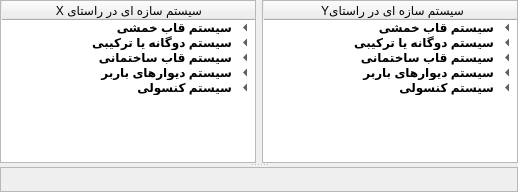
      <widget class="QSplitter" name="v2splitter">
       <property name="orientation">
        <enum>Qt::Vertical</enum>
       </property>
       <widget class="QWidget" name="layoutWidget">
        <layout class="QHBoxLayout" name="horizontalLayout_3">
         <item>
          <widget class="QTreeWidget" name="x_treeWidget">
           <property name="cursor" stdset="0">
            <cursorShape>ArrowCursor</cursorShape>
           </property>
           <property name="layoutDirection">
            <enum>Qt::RightToLeft</enum>
           </property>
           <property name="styleSheet">
            <string notr="true"/>
           </property>
           <property name="alternatingRowColors">
            <bool>false</bool>
           </property>
           <property name="iconSize">
            <size>
             <width>50</width>
             <height>50</height>
            </size>
           </property>
           <column>
            <property name="text">
             <string>X سیستم سازه ای در راستای</string>
            </property>
            <property name="font">
             <font>
              <weight>50</weight>
              <italic>false</italic>
              <bold>false</bold>
              <strikeout>false</strikeout>
             </font>
            </property>
            <property name="textAlignment">
             <set>AlignCenter</set>
            </property>
           </column>
           <item>
            <property name="text">
             <string>سیستم قاب خمشی</string>
            </property>
            <property name="font">
             <font>
              <weight>75</weight>
              <italic>false</italic>
              <bold>true</bold>
              <underline>false</underline>
              <strikeout>false</strikeout>
              <kerning>true</kerning>
             </font>
            </property>
            <property name="icon">
             <iconset>
              <normaloff>basePlate.png</normaloff>basePlate.png</iconset>
            </property>
            <item>
             <property name="text">
              <string>قاب خمشی بتن آرمه ویژه</string>
             </property>
            </item>
            <item>
             <property name="text">
              <string>قاب خمشی بتن آرمه متوسط</string>
             </property>
            </item>
            <item>
             <property name="text">
              <string>قاب خمشی بتن آرمه معمولی</string>
             </property>
            </item>
            <item>
             <property name="text">
              <string>قاب خمشی فولادی ویژه</string>
             </property>
            </item>
            <item>
             <property name="text">
              <string>قاب خمشی فولادی متوسط</string>
             </property>
            </item>
            <item>
             <property name="text">
              <string>قاب خمشی فولادی معمولی</string>
             </property>
            </item>
           </item>
           <item>
            <property name="text">
             <string>سیستم دوگانه یا ترکیبی</string>
            </property>
            <property name="font">
             <font>
              <weight>75</weight>
              <bold>true</bold>
             </font>
            </property>
            <item>
             <property name="text">
              <string>قاب خمشی ویژه (فولادی یا بتنی) + دیوارهای برشی بتن آرمه ویژه</string>
             </property>
            </item>
            <item>
             <property name="text">
              <string>قاب خمشی بتن آرمه متوسط + دیواربرشی بتن آرمه ویژه</string>
             </property>
            </item>
            <item>
             <property name="text">
              <string>قاب خمشی بتن آرمه متوسط + دیواربرشی بتن آرمه متوسط</string>
             </property>
            </item>
            <item>
             <property name="text">
              <string>قاب خمشی فولادی متوسط + دیواربرشی بتن آرمه متوسط</string>
             </property>
            </item>
            <item>
             <property name="text">
              <string>قاب خمشی فولادی ویژه + مهاربندی واگرای ویژه فولادی</string>
             </property>
            </item>
            <item>
             <property name="text">
              <string>قاب خمشی فولادی متوسط + مهاربندی واگرای ویژه فولادی</string>
             </property>
            </item>
            <item>
             <property name="text">
              <string>قاب خمشی فولادی ویژه + مهاربندی همگرای ویژه فولادی</string>
             </property>
            </item>
            <item>
             <property name="text">
              <string>قاب خمشی فولادی متوسط + مهاربندی همگرای ویژه فولادی</string>
             </property>
            </item>
           </item>
           <item>
            <property name="text">
             <string>سیستم قاب ساختمانی</string>
            </property>
            <property name="font">
             <font>
              <weight>75</weight>
              <bold>true</bold>
             </font>
            </property>
            <item>
             <property name="text">
              <string>دیوارهای برشی بتن آرمه ویژه</string>
             </property>
            </item>
            <item>
             <property name="text">
              <string>دیوارهای برشی بتن آرمه متوسط</string>
             </property>
            </item>
            <item>
             <property name="text">
              <string>دیوارهای برشی بتن آرمه معمولی</string>
             </property>
            </item>
            <item>
             <property name="text">
              <string>دیوارهای برشی با مصالح بنایی مسلح</string>
             </property>
            </item>
            <item>
             <property name="text">
              <string>مهاربندی واگرای ویژه فولادی</string>
             </property>
            </item>
            <item>
             <property name="text">
              <string>مهاربندی کمانش تاب</string>
             </property>
            </item>
            <item>
             <property name="text">
              <string>مهاربندی همگرای معمولی فولادی</string>
             </property>
            </item>
            <item>
             <property name="text">
              <string>مهاربندی همگرای ویژه فولادی</string>
             </property>
            </item>
           </item>
           <item>
            <property name="text">
             <string>سیستم دیوارهای باربر</string>
            </property>
            <property name="font">
             <font>
              <weight>75</weight>
              <bold>true</bold>
             </font>
            </property>
            <property name="flags">
             <set>ItemIsSelectable|ItemIsEditable|ItemIsDragEnabled|ItemIsUserCheckable|ItemIsEnabled</set>
            </property>
            <item>
             <property name="text">
              <string>دیوارهای برشی بتن آرمه ویژه</string>
             </property>
            </item>
            <item>
             <property name="text">
              <string>دیوارهای برشی بتن آرمه متوسط</string>
             </property>
            </item>
            <item>
             <property name="text">
              <string>دیوارهای برشی بتن آرمه معمولی</string>
             </property>
            </item>
            <item>
             <property name="text">
              <string>دیوارهای برشی با مصالح بنایی مسلح</string>
             </property>
            </item>
            <item>
             <property name="text">
              <string>دیوارهای متشکل از قاب فولادی سردنورد و مهارهای تسمه ای</string>
             </property>
            </item>
            <item>
             <property name="text">
              <string>دیوارهای متشکل از قاب فولادی سردنورد و صفحات پوشش فولادی</string>
             </property>
            </item>
            <item>
             <property name="text">
              <string>دیوارهای بتن پاششی سه بعدی</string>
             </property>
            </item>
           </item>
           <item>
            <property name="text">
             <string>سیستم کنسولی</string>
            </property>
            <property name="font">
             <font>
              <weight>75</weight>
              <bold>true</bold>
             </font>
            </property>
            <item>
             <property name="text">
              <string>سازه های فولادی یا بتن آرمه ویژه</string>
             </property>
            </item>
           </item>
          </widget>
         </item>
         <item>
          <widget class="QTreeWidget" name="y_treeWidget">
           <property name="layoutDirection">
            <enum>Qt::RightToLeft</enum>
           </property>
           <property name="styleSheet">
            <string notr="true"/>
           </property>
           <property name="alternatingRowColors">
            <bool>false</bool>
           </property>
           <column>
            <property name="text">
             <string> Yسیستم سازه ای در راستای</string>
            </property>
            <property name="font">
             <font>
              <weight>50</weight>
              <italic>false</italic>
              <bold>false</bold>
             </font>
            </property>
            <property name="textAlignment">
             <set>AlignCenter</set>
            </property>
           </column>
           <item>
            <property name="text">
             <string>سیستم قاب خمشی</string>
            </property>
            <property name="font">
             <font>
              <weight>75</weight>
              <bold>true</bold>
             </font>
            </property>
            <item>
             <property name="text">
              <string>قاب خمشی بتن آرمه ویژه</string>
             </property>
            </item>
            <item>
             <property name="text">
              <string>قاب خمشی بتن آرمه متوسط</string>
             </property>
            </item>
            <item>
             <property name="text">
              <string>قاب خمشی بتن آرمه معمولی</string>
             </property>
            </item>
            <item>
             <property name="text">
              <string>قاب خمشی فولادی ویژه</string>
             </property>
            </item>
            <item>
             <property name="text">
              <string>قاب خمشی فولادی متوسط</string>
             </property>
            </item>
            <item>
             <property name="text">
              <string>قاب خمشی فولادی معمولی</string>
             </property>
            </item>
           </item>
           <item>
            <property name="text">
             <string>سیستم دوگانه یا ترکیبی</string>
            </property>
            <property name="font">
             <font>
              <weight>75</weight>
              <bold>true</bold>
             </font>
            </property>
            <item>
             <property name="text">
              <string>قاب خمشی ویژه (فولادی یا بتنی) + دیوارهای برشی بتن آرمه ویژه</string>
             </property>
            </item>
            <item>
             <property name="text">
              <string>قاب خمشی بتن آرمه متوسط + دیواربرشی بتن آرمه ویژه</string>
             </property>
            </item>
            <item>
             <property name="text">
              <string>قاب خمشی بتن آرمه متوسط + دیواربرشی بتن آرمه متوسط</string>
             </property>
            </item>
            <item>
             <property name="text">
              <string>قاب خمشی فولادی متوسط + دیواربرشی بتن آرمه متوسط</string>
             </property>
            </item>
            <item>
             <property name="text">
              <string>قاب خمشی فولادی ویژه + مهاربندی واگرای ویژه فولادی</string>
             </property>
            </item>
            <item>
             <property name="text">
              <string>قاب خمشی فولادی متوسط + مهاربندی واگرای ویژه فولادی</string>
             </property>
            </item>
            <item>
             <property name="text">
              <string>قاب خمشی فولادی ویژه + مهاربندی همگرای ویژه فولادی</string>
             </property>
            </item>
            <item>
             <property name="text">
              <string>قاب خمشی فولادی متوسط + مهاربندی همگرای ویژه فولادی</string>
             </property>
            </item>
           </item>
           <item>
            <property name="text">
             <string>سیستم قاب ساختمانی</string>
            </property>
            <property name="font">
             <font>
              <weight>75</weight>
              <bold>true</bold>
             </font>
            </property>
            <item>
             <property name="text">
              <string>دیوارهای برشی بتن آرمه ویژه</string>
             </property>
            </item>
            <item>
             <property name="text">
              <string>دیوارهای برشی بتن آرمه متوسط</string>
             </property>
            </item>
            <item>
             <property name="text">
              <string>دیوارهای برشی بتن آرمه معمولی</string>
             </property>
            </item>
            <item>
             <property name="text">
              <string>دیوارهای برشی با مصالح بنایی مسلح</string>
             </property>
            </item>
            <item>
             <property name="text">
              <string>مهاربندی واگرای ویژه فولادی</string>
             </property>
            </item>
            <item>
             <property name="text">
              <string>مهاربندی کمانش تاب</string>
             </property>
            </item>
            <item>
             <property name="text">
              <string>مهاربندی همگرای معمولی فولادی</string>
             </property>
            </item>
            <item>
             <property name="text">
              <string>مهاربندی همگرای ویژه فولادی</string>
             </property>
            </item>
           </item>
           <item>
            <property name="text">
             <string>سیستم دیوارهای باربر</string>
            </property>
            <property name="font">
             <font>
              <weight>75</weight>
              <bold>true</bold>
             </font>
            </property>
            <property name="flags">
             <set>ItemIsSelectable|ItemIsEditable|ItemIsDragEnabled|ItemIsUserCheckable|ItemIsEnabled</set>
            </property>
            <item>
             <property name="text">
              <string>دیوارهای برشی بتن آرمه ویژه</string>
             </property>
            </item>
            <item>
             <property name="text">
              <string>دیوارهای برشی بتن آرمه متوسط</string>
             </property>
            </item>
            <item>
             <property name="text">
              <string>دیوارهای برشی بتن آرمه معمولی</string>
             </property>
            </item>
            <item>
             <property name="text">
              <string>دیوارهای برشی با مصالح بنایی مسلح</string>
             </property>
            </item>
            <item>
             <property name="text">
              <string>دیوارهای متشکل از قاب فولادی سردنورد و مهارهای تسمه ای</string>
             </property>
            </item>
            <item>
             <property name="text">
              <string>دیوارهای متشکل از قاب فولادی سردنورد و صفحات پوشش فولادی</string>
             </property>
            </item>
            <item>
             <property name="text">
              <string>دیوارهای بتن پاششی سه بعدی</string>
             </property>
            </item>
           </item>
           <item>
            <property name="text">
             <string>سیستم کنسولی</string>
            </property>
            <property name="font">
             <font>
              <weight>75</weight>
              <bold>true</bold>
             </font>
            </property>
            <item>
             <property name="text">
              <string>سازه های فولادی یا بتن آرمه ویژه</string>
             </property>
            </item>
           </item>
          </widget>
         </item>
        </layout>
       </widget>
       <widget class="QFrame" name="draw_frame">
        <property name="sizePolicy">
         <sizepolicy hsizetype="Preferred" vsizetype="Preferred">
          <horstretch>0</horstretch>
          <verstretch>0</verstretch>
         </sizepolicy>
        </property>
        <property name="cursor">
         <cursorShape>OpenHandCursor</cursorShape>
        </property>
        <property name="layoutDirection">
         <enum>Qt::LeftToRight</enum>
        </property>
        <property name="frameShape">
         <enum>QFrame::StyledPanel</enum>
        </property>
        <property name="frameShadow">
         <enum>QFrame::Raised</enum>
        </property>
       </widget>
      </widget>
